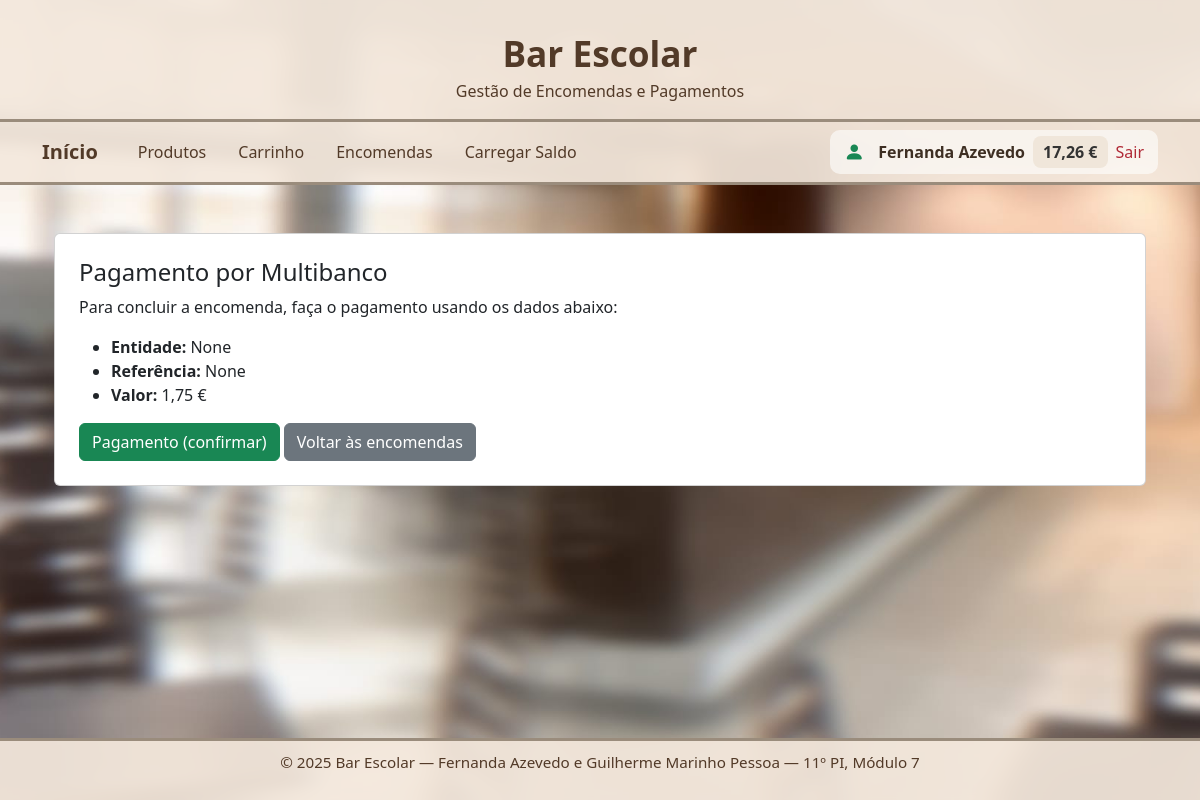
/encomendas/mb/8/confirmar/ (signed in), run on the app's committed database.
### app_encomenda/models.py (models this page shows, shortened)
class Utilizador(models.Model):
    TIPOS=[('aluno','Aluno'),('professor','Professor'),('funcionario','Funcionário')]
    nome=models.CharField(max_length=100, unique=True)
    email=models.EmailField(unique=True)
    tipo=models.CharField(max_length=20, choices=TIPOS)
    saldo=models.DecimalField(max_digits=8, decimal_places=2, default=0)
    password=models.CharField(max_length=128)

class Encomenda(models.Model):
    ESTADOS = [('pendente','Pendente'), ('paga','Paga'), ('concluida','Concluída')]
    utilizador = models.ForeignKey('Utilizador', on_delete=models.CASCADE)
    data_hora = models.DateTimeField(auto_now_add=True)
    levantamento_em = models.DateTimeField(null=True, blank=True)
    estado = models.CharField(max_length=20, choices=ESTADOS, default='pendente')
    total = models.DecimalField(max_digits=8, decimal_places=2, default=0)
    mb_entidade = models.CharField(max_length=20, null=True, blank=True)
    mb_referencia = models.CharField(max_length=50, null=True, blank=True)

### app_encomenda/views.py (the view, shortened to what this page needs)
# urls.py: path('mb/<int:encomenda_id>/confirmar/', views.confirmar_mb_pagamento, name='confirmar_mb_pagamento'),
@require_http_methods(["GET", "POST"])
def confirmar_mb_pagamento(request, encomenda_id):
    encomenda = get_object_or_404(Encomenda, id=encomenda_id)
    if encomenda.estado == 'paga':
        messages.info(request, "Esta encomenda já foi paga.")
        return redirect('encomendas')
    return render(request, 'app_encomenda/mb_instructions.html', {
        'encomenda': encomenda,
        'mb_entidade': encomenda.mb_entidade,
        'mb_referencia': encomenda.mb_referencia,
        'mb_valor': encomenda.total
    })

### app_encomenda/context_processors.py (called while the page is built)
def utilizador_context(request):
    if 'utilizador_id' in request.session:
        try:
            utilizador = Utilizador.objects.get(id=request.session['utilizador_id'])
            return {'utilizador': utilizador}
        except Utilizador.DoesNotExist:
            pass
    return {'utilizador': None}

### app_encomenda/templates/app_encomenda/mb_instructions.html (shortened to what this page needs)
{% extends "personal_page/base.html" %}
{% block content %}
<div class="container mt-4">
  <div class="card p-4">
    <h4>Pagamento por Multibanco</h4>
    <p>Para concluir a encomenda, faça o pagamento usando os dados abaixo:</p>
    <ul>
      <li><strong>Entidade:</strong> {{ mb_entidade }}</li>
      <li><strong>Referência:</strong> {{ mb_referencia }}</li>
      <li><strong>Valor:</strong> {{ mb_valor }} €</li>
    </ul>
    <form method="post" action="{% url 'confirmar_mb_pagamento' encomenda.id %}">
      <button class="btn btn-success" type="submit">Pagamento (confirmar)</button>
      <a class="btn btn-secondary" href="{% url 'encomendas' %}">Voltar às encomendas</a>
    </form>
  </div>
</div>
{% endblock %}

### personal_page/templates/personal_page/header.html (shortened to what this page needs)
<header class="site-header">
    <div class="container text-center">
        <h1 class="site-title">Bar Escolar</h1>
        <p class="site-subtitle">Gestão de Encomendas e Pagamentos</p>
    </div>
</header>
<nav class="navbar navbar-expand-lg site-navbar">
    <div class="container d-flex justify-content-between align-items-center">
        <ul class="navbar-nav flex-row gap-3 align-items-center">
            <li class="nav-item">
                <a class="navbar-brand" href="{% url 'home' %}">Início</a>
            </li>
            <li class="nav-item">
                <a class="nav-link" href="{% url 'produtos' %}">Produtos</a>
            </li>
            <li class="nav-item">
                <a class="nav-link" href="{% url 'ver_carrinho' %}">Carrinho</a>
            </li>
            <li class="nav-item">
                <a class="nav-link" href="{% url 'encomendas' %}">Encomendas</a>
            </li>
            <li class="nav-item">
                <a class="nav-link" href="{% url 'carregar_saldo' %}">Carregar Saldo</a>
            </li>
        </ul>
        {% if utilizador %}
            <div class="user-info d-flex align-items-center gap-2">
                {% if utilizador.tipo == 'funcionario' %}
                    <i class="bi bi-gear-fill text-secondary fs-5" title="Funcionário"></i>
                {% elif utilizador.tipo == 'professor' %}
                    <i class="bi bi-mortarboard-fill text-primary fs-5" title="Professor"></i>
                {% elif utilizador.tipo == 'aluno' %}
                    <i class="bi bi-person-fill text-success fs-5" title="Aluno"></i>
                {% endif %}
                <span class="fw-semibold">{{ utilizador.nome }}</span>
                <span class="user-saldo">{{ utilizador.saldo|floatformat:2 }} €</span>
                <a class="nav-link sair" href="{% url 'logout' %}">Sair</a>
            </div>
        {% else %}
            <div>
                <a class="nav-link entrar" href="{% url 'login' %}">Login</a>
            </div>
        {% endif %}
    </div>
</nav>

### static/assets/css/main.css (style rules this page uses)
html, body { height: 100%; margin: 0; padding: 0; }
body { display: flex; flex-direction: column; min-height: 100vh; color: #3b3b3b; font-family: "Segoe UI", Roboto, Arial, sans-serif; background: none !important; }
.site-header, .site-navbar, .site-footer { background: rgba(243, 232, 220, 0.92); backdrop-filter: blur(3px); }
body.fundo-padrao { background: url("/static/assets/img/Fundo_Padrao.jpg") no-repeat center center fixed !important; background-size: cover !important; }
body.fundo-padrao { background: url("/static/assets/img/Fundo_Padrao.jpg") no-repeat center center fixed; background-size: cover; }
header, nav, main, footer { position: relative; z-index: 1; }
.site-header { color: #523a28; text-align: center; padding: 2rem 0 1rem; border-bottom: 3px solid #9a8c7c; }
.site-title { font-weight: 700; font-size: 2.2rem; margin: 0 0 0.3rem; }
.site-subtitle { margin: 0; font-weight: 500; }
.site-navbar { border-bottom: 3px solid #9a8c7c; padding: 0.5rem 0; }
.navbar-brand { font-weight: 700; color: #523a28 !important; text-decoration: none; }
.navbar-nav .nav-link { color: #523a28 !important; font-weight: 500; padding: 0.5rem 1rem; border-radius: 6px; transition: background 0.2s; }
.user-info { display: flex; align-items: center; gap: 12px; background: rgba(255, 255, 255, 0.6); padding: 6px 14px; border-radius: 10px; font-weight: 600; color: #3e2f23; }
.user-saldo { background: #f0e6da; padding: 4px 10px; border-radius: 8px; font-weight: 600; color: #3e2f23; }
.user-info i { vertical-align: middle; margin-right: 6px; }
.user-saldo { font-size: 1rem; color: #333; }
.nav-link.sair { color: #b02a37; font-weight: 500; }

### data on the page
Utilizador: nome "Fernanda Azevedo", saldo "17,26"
Encomenda: total "1,75"

### other printed values
{{ mb_entidade }} "None"
{{ mb_referencia }} "None"
